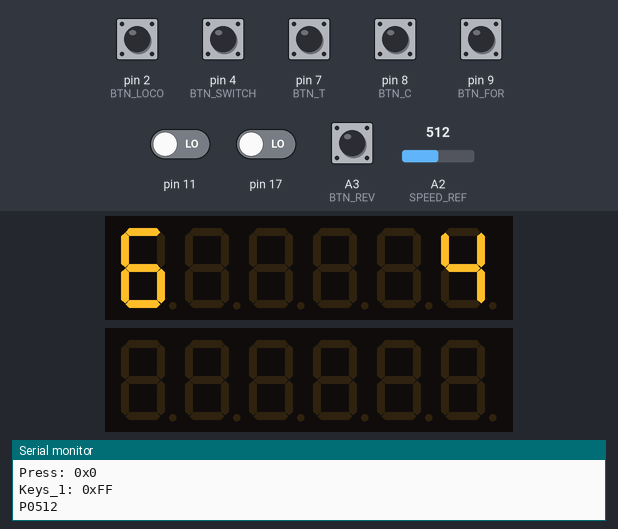
This sketch was run on a simulated Arduino Leonardo, built with avr-gcc and run on an emulated ATmega32U4. On the bench: 2 × 6-digit seven-segment display, the last lines printed to the serial monitor. Wiring (inferred from the names in the program): 2 × TM1637 display: clock pin 15, DIO pin 14 / clock pin 16, DIO pin 10. Inputs (shaded band) come from the test bench; at power-on: A3 (BTN_REV), pin 2 (BTN_LOCO), pin 4 (BTN_SWITCH), pin 7 (BTN_T), pin 8 (BTN_C), pin 9 (BTN_FOR) HIGH, pin 11, pin 17 LOW, A2 (SPEED_REF) = 512. USB keyboard and mouse output is not drawn.

Above: at 1.2 s.
1.3 s: pin 4 (BTN_SWITCH) pulled LOW for 0.15 s
At 2.6 s:
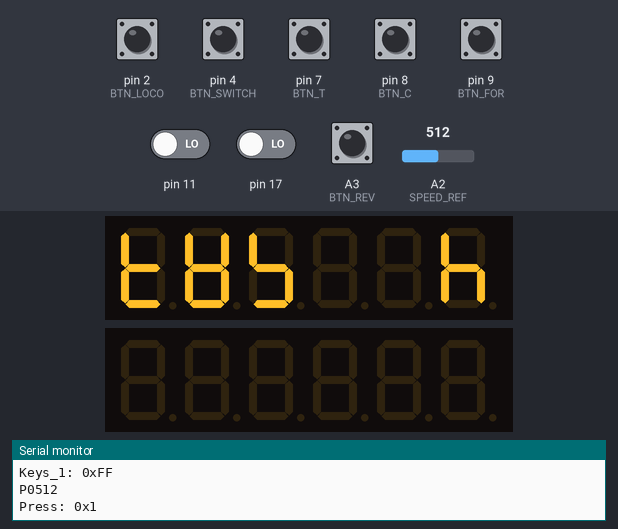
2.9 s: pin 7 (BTN_T) pulled LOW for 0.15 s
At 3.9 s:
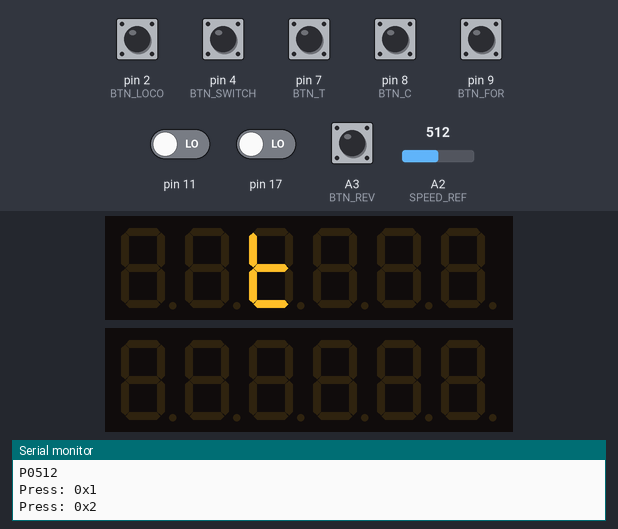
4.5 s: pin 8 (BTN_C) pulled LOW for 0.15 s
6.1 s: pin 2 (BTN_LOCO) pulled LOW for 0.15 s
At 7.4 s:
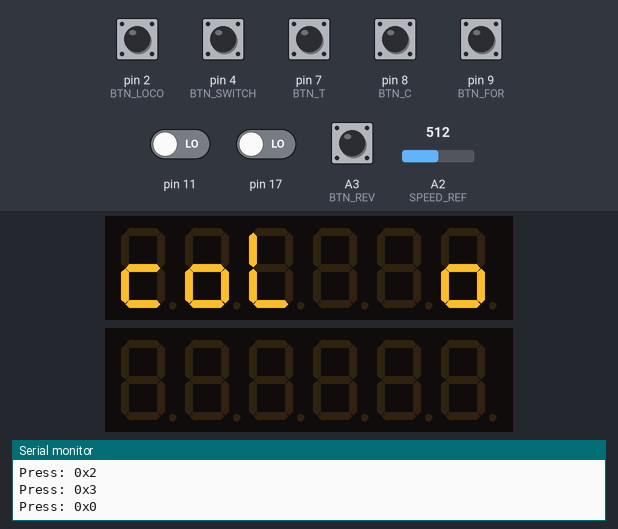
7.7 s: pin 4 (BTN_SWITCH) pulled LOW for 1 s
At 10.0 s:
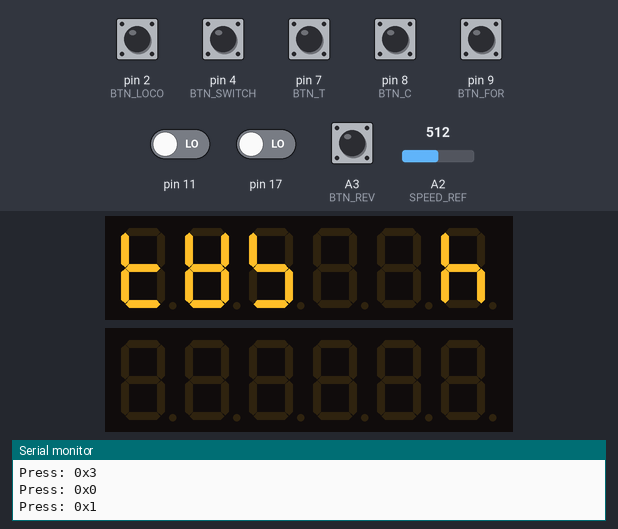
Timing chart, 0 to 11.2 s (numbered marks = the images above; inputs shaded):
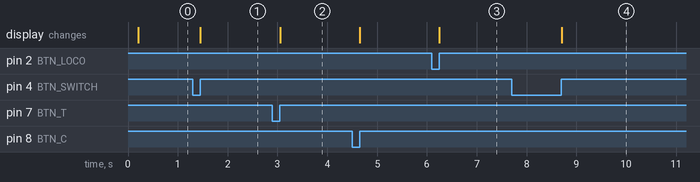

Measured:
- after the input at 1.3 s, the display: changes after 0.15 s (image 1)
- after the input at 2.9 s, the display: changes after 0.15 s (image 2)
- after the input at 6.1 s, the display: changes after 0.15 s (image 3)
- after the input at 7.7 s, the display: changes after 1.0 s (image 4)

The sketch:

fujigaya2_key_emu.ino
```cpp
//20200608 fujigaya2

#include "Keyboard.h"
#include "KeyLEDCont.h"

#define WAIT_KEY  333
#define WAIT_KEY_SPD  200

KeyLEDCont KLC;

static uint8_t keysLast_0 = 0;
static uint8_t keysLast_1 = 0;


//Task Schedule
unsigned long gPreviousL1 = 0; // 250ms interval(Packet Task)
//speed buffer
int prev_speed = 0;
//temp_text
char aText[16 + 1];

void setup()
{
  Serial.begin(115200);
  // initialize control over the keyboard:
  Keyboard.begin();
  //KeyLEDCont init

  KLC.Init();

  //write Loco
  KLC.seg_led_emit(SEG_L,SEG_O,SEG_C,SEG_O);

}

void loop()
{
  uint8_t keys_0;
  uint8_t keys_1;
  uint8_t keys_2;

  // Read keys
  keys_0 = KLC.get_main_key();
  keys_1 = KLC.getKeys();

  if( (millis() - gPreviousL1) >= 200)
  {
    //speed 値の確認！
    int joy_loco_speed = KLC.volume_speed();
    //値が違う時だけ送信！ 電圧が振れる対策でabsを入れる
    if(abs(prev_speed - joy_loco_speed) > 5)
    {
      prev_speed = joy_loco_speed;
      KLC.seg_number_emit2(joy_loco_speed / 8);
      sprintf(aText, "P%04d",joy_loco_speed);
      //Serial.print("Speed:");
      Serial.println(aText);
      Keyboard.print(aText);
      gPreviousL1 = millis();
    }
  }


  if( keysLast_0 != keys_0)
  {
    //Serial.print(F("Keys_0: 0x"));
    //Serial.println(keys_0, HEX);
    if (keys_0 == 0xFF)
    {
      Serial.print(F("Press: 0x"));
      Serial.println(keysLast_0, HEX);
      KLC.disp_seg(keysLast_0);
      keyboard_send_main(keysLast_0);
    }
    keysLast_0 = keys_0;
  }

  // Check key up
  if (keysLast_1 != keys_1)
  {
    Serial.print(F("Keys_1: 0x"));
    Serial.println(keys_1, HEX);
    if (keys_1 == 0xFF)
    {
      KLC.ButtonLED(keysLast_1);
      keyboard_send_func(keysLast_1);
    }
    keysLast_1 = keys_1;
  }

}

void keyboard_send_main(uint8_t num)
{
  //Keyboard出力だが、zで方向転換のため、ちょっと拡張にしたい！
  switch(num)
  {
    case 0:  break;  //loco
    case 1:  break;  //switch
    case 2:  break;      //t
    case 3:  break;      //c
    case 4:  Keyboard.press(KEY_LEFT_SHIFT);Keyboard.press('z');Keyboard.releaseAll();      break;  //for
    case 5:  Keyboard.press(KEY_LEFT_ALT);Keyboard.press('z');Keyboard.releaseAll();      break;  //rev
    default:      break;
  }
}


void keyboard_send_func(uint8_t num)
{
  uint8_t sel_num = num / 10;
  uint8_t char_num = num % 10 + 0x30;
  //29-31は特殊
  switch(num)
  {
    case 29:
    case 30:
      return;
    case 31:
      Keyboard.press(32); Keyboard.releaseAll();return;
    default:
      break;
  }
  //F0-F28
  switch(sel_num)
  {
    case 0:      Keyboard.press(char_num); Keyboard.releaseAll();     break;
    case 1:      Keyboard.press(KEY_LEFT_SHIFT);Keyboard.press(char_num);Keyboard.releaseAll();      break;
    case 2:      Keyboard.press(KEY_LEFT_ALT) ;Keyboard.press(char_num);Keyboard.releaseAll();      break;
    default:      break;
  }
}
```

ErriezTM1637.cpp
```cpp
// (licence header left out)
/*!
 * \file ErriezTM1637.cpp
 * \brief TM1637 library for Arduino
 * \details
 *      Source:         https://github.com/Erriez/ErriezTM1637
 *      Documentation:  https://erriez.github.io/ErriezTM1637
 */

#include "ErriezTM1637.h"

/*!
 * \brief TM1637 constructor
 * \details
 *    Constructor with pin arguments: C-D (Clock, Data)
 * \param clkPin
 *    TM1637 CLK pin.
 * \param dioPin
 *    TM1637 DIO pin.
 * \param displayOn
 *    true: Turn display on (default)
 *    false: Turn display off
 * \param brightness
 *    Display brightness value 0..7
 */
TM1637::TM1637(uint8_t clkPin, uint8_t dioPin, bool displayOn, uint8_t brightness) :
    _displayOn(displayOn), _brightness((uint8_t)(brightness & 0x07))
{
#ifdef __AVR
    // Calculate bit and port register for fast pin read and writes (AVR targets only)
    _clkPort = digitalPinToPort(clkPin);
    _dioPort = digitalPinToPort(dioPin);

    _clkBit = digitalPinToBitMask(clkPin);
    _dioBit = digitalPinToBitMask(dioPin);
#else
    // Use the slow digitalRead() and digitalWrite() functions for non-AVR targets
    _dioPin = dioPin;
    _clkPin = clkPin;
#endif
}

/*!
 * \brief Initialize TM1637 controller.
 */
void TM1637::begin()
{
    // Make DIO and CLK pins high
    TM1637_DIO_HIGH();
    TM1637_CLK_HIGH();

    // Set pin mode
    TM1637_DIO_OUTPUT();
    TM1637_CLK_OUTPUT();

    // Write _displayOn and _brightness to display control register
    writeDisplayControl();

    // Data write with auto address increment
    writeCommand(TM1637_CMD_DATA | TM1637_DATA_WRITE | TM1637_DATA_AUTO_INC_ADDR);
}

/*!
 * \brief Release TM1637 pins.
 */
void TM1637::end()
{
    // Release DIO and CLK pins
    TM1637_DIO_INPUT();
    TM1637_CLK_INPUT();

    TM1637_DIO_LOW();
    TM1637_CLK_LOW();
}

/*!
 * \brief Turn Display on.
 */
void TM1637::displayOn()
{
    _displayOn = true;

    writeDisplayControl();
}

/*!
 * \brief Turn display off.
 */
void TM1637::displayOff()
{
    _displayOn = false;

    writeDisplayControl();
}

/*!
 * \brief Set brightness LED's.
 * \param brightness
 *    Display brightness value 0..7
 */
void TM1637::setBrightness(uint8_t brightness)
{
    if (brightness <= 7) {
        _brightness = brightness;

        writeDisplayControl();
    }
}

/*!
 * \brief Turn all LED's off.
 */
void TM1637::clear()
{
    start();
    writeByte((uint8_t)(TM1637_CMD_ADDR | 0x00));
    for (uint8_t i = 0; i < TM1637_NUM_GRIDS; i++) {
        writeByte(0x00);
    }
    stop();
}

/*!
 * \brief Write display register
 * \param address Display address 0x00..0x05
 * \param data Value 0x00..0xFF
 */
void TM1637::writeData(uint8_t address, uint8_t data)
{
    if (address < TM1637_NUM_GRIDS) {
        start();
        writeByte((uint8_t)(TM1637_CMD_ADDR | address));
        writeByte(data);
        stop();
    }
}

/*!
 * \brief Write buffer to multiple display registers
 * \details
 *    Write buffer to TM1638 with auto address increment
 * \param address
 *    Display address 0x00..0x05
 * \param buf
 *    Buffer
 * \param len
 *    Buffer length
 */
void TM1637::writeData(uint8_t address, const uint8_t *buf, uint8_t len)
{
    if ((address + len) <= TM1637_NUM_GRIDS) {
        // Write buffer to display registers
        start();
        writeByte((uint8_t)(TM1637_CMD_ADDR | address));
        for (uint8_t i = 0; i < len; i++) {
            writeByte(buf[i]);
        }
        stop();
    }
}

/*!
 * \brief Get key states.
 * \returns
 *      0xFF: All keys up
 *      0x00..0x0F: Key 0..15 down
 */
uint8_t TM1637::getKeys()
{
    uint8_t keyCode;

    start();
    writeByte(TM1637_CMD_DATA | TM1637_DATA_READ_KEYS);
    start();
    keyCode = readByte();
    stop();

    // Check if key is down (at least one bit is zero)
    if (keyCode != 0xFF) {
        // Invert keyCode:
        //    Bit |  7  6  5  4  3  2  1  0
        //  ------+-------------------------
        //   From | S0 S1 S2 K1 K2 1  1  1
        //     To | S0 S1 S2 K1 K2 0  0  0
        keyCode = ~keyCode;

        // Shift bits to:
        //    Bit | 7  6  5  4  3  2  1  0
        //  ------+------------------------
        //     To | 0  0  0  0  K2 S2 S1 S0
        keyCode = (uint8_t)((keyCode & 0x80) >> 7 |
                            (keyCode & 0x40) >> 5 |
                            (keyCode & 0x20) >> 3 |
                            (keyCode & 0x08));
    }

    return keyCode;
}

// -------------------------------------------------------------------------------------------------
/*!
 * \brief Write display control register.
 */
void TM1637::writeDisplayControl()
{
    // Write to display control register
    start();
    writeByte((uint8_t)(TM1637_CMD_CTRL |
                        (_displayOn ? TM1637_CTRL_DISPLAY_ON : TM1637_CTRL_DISPLAY_OFF) |
                         _brightness));
    stop();
}

/*!
 * \brief Write command to TM1637.
 */
void TM1637::writeCommand(uint8_t cmd)
{
    start();
    writeByte(cmd);
    stop();
}

// -------------------------------------------------------------------------------------------------
/*!
 * \brief Generate start condition
 */
void TM1637::start(void)
{
    TM1637_DIO_LOW();
    TM1637_PIN_DELAY();
    TM1637_CLK_LOW();
    TM1637_PIN_DELAY();
}

/*!
 * \brief Generate stop condition
 */
void TM1637::stop(void)
{
    TM1637_DIO_LOW();
    TM1637_PIN_DELAY();
    TM1637_CLK_HIGH();
    TM1637_PIN_DELAY();
    TM1637_DIO_HIGH();
    TM1637_PIN_DELAY();
}

/*!
 * \brief Write byte to TM1637.
 * \param data 8-bit value.
 */
void TM1637::writeByte(uint8_t data)
{
    for (uint8_t i = 0; i < 8; i++) {
        TM1637_PIN_DELAY();
        TM1637_CLK_LOW();

        if (data & 0x01) {
            TM1637_DIO_HIGH();
        } else {
            TM1637_DIO_LOW();
        }
        data >>= 1;

        TM1637_PIN_DELAY();
        TM1637_CLK_HIGH();
    }

    TM1637_PIN_DELAY();
    TM1637_CLK_LOW();

    // Set DIO pin to input with pull-up to read ACK
    TM1637_DIO_HIGH();
    TM1637_DIO_INPUT();
    TM1637_PIN_DELAY();

    TM1637_CLK_HIGH();
    TM1637_PIN_DELAY();
    // Skip reading DIO pin: ack = _dioPin;
    TM1637_CLK_LOW();
    TM1637_PIN_DELAY();

    // Set DIO pin to output
    TM1637_DIO_OUTPUT();
    TM1637_PIN_DELAY();
}

/*!
 * \brief Read byte from TM1637.
 * \return 8-bit value.
 */
uint8_t TM1637::readByte()
{
    uint8_t retval = 0;

    // Prepare DIO to read data
    TM1637_DIO_HIGH();
    TM1637_DIO_INPUT();
    TM1637_PIN_DELAY();

    // Data is shifted out by the TM1637 on the CLK falling edge
    for (uint8_t bit = 0; bit < 8; bit++) {
        TM1637_CLK_HIGH();
        TM1637_PIN_DELAY();

        // Read next bit
        retval <<= 1;
        if (TM1637_DIO_READ()) {
            retval |= 0x01;
        }

        TM1637_CLK_LOW();
        TM1637_PIN_DELAY();
    }

    // Return DIO to output mode
    TM1637_DIO_OUTPUT();
    TM1637_PIN_DELAY();

    // Dummy ACK
    TM1637_DIO_LOW();
    TM1637_PIN_DELAY();

    TM1637_CLK_HIGH();
    TM1637_PIN_DELAY();
    TM1637_CLK_LOW();
    TM1637_PIN_DELAY();

    TM1637_DIO_HIGH();
    TM1637_PIN_DELAY();

    return retval;
}
```

ErriezTM1637.h
```cpp
// (licence header left out)
/*!
 * \file ErriezTM1637.h
 * \brief TM1637 library for Arduino
 * \details
 *      Source:         https://github.com/Erriez/ErriezTM1637
 *      Documentation:  https://erriez.github.io/ErriezTM1637
 * \verbatim
   Command / register definitions

   MSB           LSB
    7 6 5 4 3 2 1 0
   -----------------
    0 1 - - - - - -    Data command
    1 0 - - - - - -    Display control command
    1 1 - - - - - -    Address command


   7.1 Data Command Set

   MSB           LSB
    7 6 5 4 3 2 1 0
   -----------------
    0 1 0 0 0 - 0 0    Write display data
    0 1 0 0 0 - 1 0    Read key scan data
    0 1 0 0 0 0 - -    Auto address increment
    0 1 0 0 0 1 - -    Fixed address


   7.2 Address command set

   MSB           LSB
    7 6 5 4 3 2 1 0
   -----------------
    1 1 0 - A A A A    Address 0x00..0x0F


   7.3 Display Control

   MSB           LSB
    7 6 5 4 3 2 1 0
   -----------------
    1 0 0 0 - 0 0 0    Set the pulse width of 1 / 16
    1 0 0 0 - 0 0 1    Set the pulse width of 2 / 16
    1 0 0 0 - 0 1 0    Set the pulse width of 4 / 16
    1 0 0 0 - 0 1 1    Set the pulse width of 10 / 16
    1 0 0 0 - 1 0 0    Set the pulse width of 11 / 16
    1 0 0 0 - 1 0 1    Set the pulse width of 12 / 16
    1 0 0 0 - 1 1 0    Set the pulse width of 13 / 16
    1 0 0 0 - 1 1 1    Set the pulse width of 14 / 16
    1 0 0 0 0 - - -    Display off
    1 0 0 0 1 - - -    Display on
   \endverbatim
 */

#ifndef ERRIEZ_TM1637_H_
#define ERRIEZ_TM1637_H_

#include <Arduino.h>

// Commands
#define TM1637_CMD_DATA                 0x40 //!< Display data command
#define TM1637_CMD_CTRL                 0x80 //!< Display control command
#define TM1637_CMD_ADDR                 0xc0 //!< Display address command

// Data command bits
#define TM1637_DATA_WRITE               0x00 //!< Write data
#define TM1637_DATA_READ_KEYS           0x02 //!< Read keys
#define TM1637_DATA_AUTO_INC_ADDR       0x00 //!< Auto increment address
#define TM1637_DATA_FIXED_ADDR          0x04 //!< Fixed address

// Control command bits
#define TM1637_CTRL_PULSE_1_16          0x00 //!< Pulse width 1/16
#define TM1637_CTRL_PULSE_2_16          0x01 //!< Pulse width 2/16
#define TM1637_CTRL_PULSE_4_16          0x02 //!< Pulse width 4/16
#define TM1637_CTRL_PULSE_10_16         0x03 //!< Pulse width 10/16
#define TM1637_CTRL_PULSE_11_16         0x04 //!< Pulse width 11/16
#define TM1637_CTRL_PULSE_12_16         0x05 //!< Pulse width 12/16
#define TM1637_CTRL_PULSE_13_16         0x06 //!< Pulse width 13/16
#define TM1637_CTRL_PULSE_14_16         0x07 //!< Pulse width 14/16
#define TM1637_CTRL_DISPLAY_OFF         0x00 //!< Display off
#define TM1637_CTRL_DISPLAY_ON          0x08 //!< Display on

#define TM1637_NUM_GRIDS                6    //!< Number of grid registers

#ifdef __AVR
#define TM1637_CLK_LOW()        { *portOutputRegister(_clkPort) &= ~_clkBit; }  //!< CLK pin low
#define TM1637_CLK_HIGH()       { *portOutputRegister(_clkPort) |= _clkBit; }   //!< CLK pin high
#define TM1637_CLK_INPUT()      { *portModeRegister(_clkPort) &= ~_clkBit; }    //!< CLK pin input
#define TM1637_CLK_OUTPUT()     { *portModeRegister(_clkPort) |= _clkBit; }     //!< CLK pin output
#define TM1637_DIO_LOW()        { *portOutputRegister(_dioPort) &= ~_dioBit; }  //!< DIO pin low
#define TM1637_DIO_HIGH()       { *portOutputRegister(_dioPort) |= _dioBit; }   //!< DIO pin high
#define TM1637_DIO_INPUT()      { *portModeRegister(_dioPort) &= ~_dioBit; }    //!< DIO pin input
#define TM1637_DIO_OUTPUT()     { *portModeRegister(_dioPort) |= _dioBit; }     //!< DIO pin output
#define TM1637_DIO_READ()       ( *portInputRegister(_dioPort) & _dioBit )      //!< DIO pin read
#else
#define TM1637_CLK_LOW()        { digitalWrite(_clkPin, LOW); }                 //!< CLK pin low
#define TM1637_CLK_HIGH()       { digitalWrite(_clkPin, HIGH); }                //!< CLK pin high
#define TM1637_CLK_INPUT()      { pinMode(_clkPin, INPUT); }                    //!< CLK pin input
#define TM1637_CLK_OUTPUT()     { pinMode(_clkPin, OUTPUT); }                   //!< CLK pin output
#define TM1637_DIO_LOW()        { digitalWrite(_dioPin, LOW); }                 //!< DIO pin low
#define TM1637_DIO_HIGH()       { digitalWrite(_dioPin, HIGH); }                //!< DIO pin high
#define TM1637_DIO_INPUT()      { pinMode(_dioPin, INPUT); }                    //!< DIO pin input
#define TM1637_DIO_OUTPUT()     { pinMode(_dioPin, OUTPUT); }                   //!< DIO pin output
#define TM1637_DIO_READ()       ( digitalRead(_dioPin) )                        //!< DIO pin read
#endif

#if F_CPU >= 20000000UL
#define TM1637_PIN_DELAY()      { delayMicroseconds(1); }           //!< Delay between pin changes
#else
#define TM1637_PIN_DELAY()                                          //!< Delay between pin changes
#endif


/*!
 * \brief TM1637 class
 */
class TM1637
{
public:
    TM1637(uint8_t clkPin, uint8_t dioPin, bool displayOn=true, uint8_t brightness=5);

    virtual void begin();
    virtual void end();
    virtual void displayOn();
    virtual void displayOff();
    virtual void setBrightness(uint8_t brightness);
    virtual void clear();
    virtual void writeData(uint8_t address, uint8_t data);
    virtual void writeData(uint8_t address, const uint8_t *buf, uint8_t len);
    virtual uint8_t getKeys();

protected:
#ifdef __AVR
    uint8_t _clkPort;   //!< Clock port in IO pin register
    uint8_t _dioPort;   //!< Data port in IO pin register

    uint8_t _clkBit;    //!< Clock bit number in IO pin register
    uint8_t _dioBit;    //!< Data bit number in IO pin register

#else
    uint8_t _clkPin;    //!< Clock pin
    uint8_t _dioPin;    //!< Data pin
#endif

    bool    _displayOn;  //!< Display on and off status for display control register
    uint8_t _brightness; //!< Display brightness for display control register

    virtual void writeDisplayControl();
    virtual void writeCommand(uint8_t cmd);
    virtual void start();
    virtual void stop();
    virtual void writeByte(uint8_t data);
    virtual uint8_t readByte();
};

#endif // ERRIEZ_TM1637_H_
```

KeyLEDCont.h
```cpp
//200626 fujigaya2

#include <Arduino.h>
#include "ErriezTM1637.h"

//tm1637
#define TM1637_1_CLK_PIN      15
#define TM1637_1_DIO_PIN      14
#define TM1637_2_CLK_PIN      16
#define TM1637_2_DIO_PIN      10

//メイン基板のPin配置
#define BTN_LOCO    2
#define BTN_SWITCH    4
#define BTN_T    7
#define BTN_C    8
#define BTN_FOR    9
#define BTN_REV   A3
#define SPEED_REF A2


// -A-
// | |
// F B
// | |
// -G-
// | |
// E C
// | |
// -D- DP
// DP G F E D C B A

#define SEG_0 0b00111111
#define SEG_1 0b00000110
#define SEG_2 0b01011011
#define SEG_3 0b01001111
#define SEG_4 0b01100110
#define SEG_5 0b01101101
#define SEG_6 0b01111101
#define SEG_7 0b00000111
#define SEG_8 0b01111111
#define SEG_9 0b01101111

#define SEG_L 0b00111000
#define SEG_O 0b01011100
#define SEG_C 0b01011000
#define SEG_E 0b01111001
#define SEG_F 0b01110001
#define SEG_R 0b01010000
#define SEG_None 0x00
#define SEG_S 0b01101100
#define SEG_I 0b00000100
#define SEG_T 0b01111000
#define SEG_H 0b01110100
#define SEG_V 0b00111110
#define SEG_W 0b01111110


class KeyLEDCont
{
  public:
    KeyLEDCont();
    void Init();
    void disp_seg(uint8_t num);
    void seg_number_emit(int num);
    void seg_number_emit2(int num);
    int8_t seg_trans_num(char num);
    void seg_led_emit(uint8_t char0,uint8_t char1,uint8_t char2,uint8_t char3);
    void ButtonLED(int num);
    uint8_t getKeys();
    void main_key_init();
    uint8_t get_main_key();
    int volume_speed();

    TM1637* tm1637_1;
    TM1637* tm1637_2;


  private:
    uint16_t function_state[2];//初期値で０にするため！
};
```

Source omitted: KeyLEDCont.cpp (4500 bytes)
